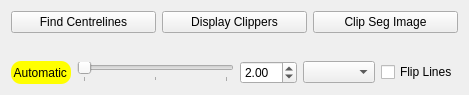
<?xml version="1.0" encoding="UTF-8"?>
<ui version="4.0">
 <class>AtrialScarClipperViewControls</class>
 <widget class="QWidget" name="AtrialScarClipperViewControls">
  <property name="geometry">
   <rect>
    <x>0</x>
    <y>0</y>
    <width>469</width>
    <height>95</height>
   </rect>
  </property>
  <property name="windowTitle">
   <string>QmitkTemplate</string>
  </property>
  <layout class="QVBoxLayout" name="verticalLayout">
   <item>
    <layout class="QHBoxLayout" name="horizontalLayout_1">
     <item>
      <widget class="QPushButton" name="button_1">
       <property name="text">
        <string>Find Centrelines</string>
       </property>
      </widget>
     </item>
     <item>
      <widget class="QPushButton" name="button_2">
       <property name="text">
        <string>Display Clippers</string>
       </property>
      </widget>
     </item>
     <item>
      <widget class="QPushButton" name="button_4">
       <property name="text">
        <string>Clip Seg Image</string>
       </property>
      </widget>
     </item>
    </layout>
   </item>
   <item>
    <widget class="QVTKOpenGLWidget" name="widget_1" native="true">
     <property name="sizePolicy">
      <sizepolicy hsizetype="MinimumExpanding" vsizetype="MinimumExpanding">
       <horstretch>0</horstretch>
       <verstretch>0</verstretch>
      </sizepolicy>
     </property>
    </widget>
   </item>
   <item>
    <layout class="QHBoxLayout" name="horizontalLayout_2">
     <item>
      <widget class="QLabel" name="label">
       <property name="styleSheet">
        <string notr="true">border-width: 1px;
border-color: black;
border-radius: 10px;
background-color: yellow;</string>
       </property>
       <property name="text">
        <string> Automatic </string>
       </property>
      </widget>
     </item>
     <item>
      <widget class="QSlider" name="slider">
       <property name="maximum">
        <number>2</number>
       </property>
       <property name="orientation">
        <enum>Qt::Horizontal</enum>
       </property>
       <property name="tickPosition">
        <enum>QSlider::TicksBelow</enum>
       </property>
      </widget>
     </item>
     <item>
      <widget class="QDoubleSpinBox" name="spinBox">
       <property name="minimum">
        <double>1.000000000000000</double>
       </property>
       <property name="maximum">
        <double>20.000000000000000</double>
       </property>
       <property name="singleStep">
        <double>0.020000000000000</double>
       </property>
       <property name="value">
        <double>2.000000000000000</double>
       </property>
      </widget>
     </item>
     <item>
      <widget class="QComboBox" name="comboBox"/>
     </item>
     <item>
      <widget class="QCheckBox" name="checkBox">
       <property name="text">
        <string>Flip Lines</string>
       </property>
      </widget>
     </item>
    </layout>
   </item>
  </layout>
 </widget>
 <layoutdefault spacing="6" margin="11"/>
 <customwidgets>
  <customwidget>
   <class>QVTKOpenGLWidget</class>
   <extends>QWidget</extends>
   <header>QVTKOpenGLWidget.h</header>
   <container>1</container>
  </customwidget>
 </customwidgets>
 <resources/>
 <connections/>
</ui>
